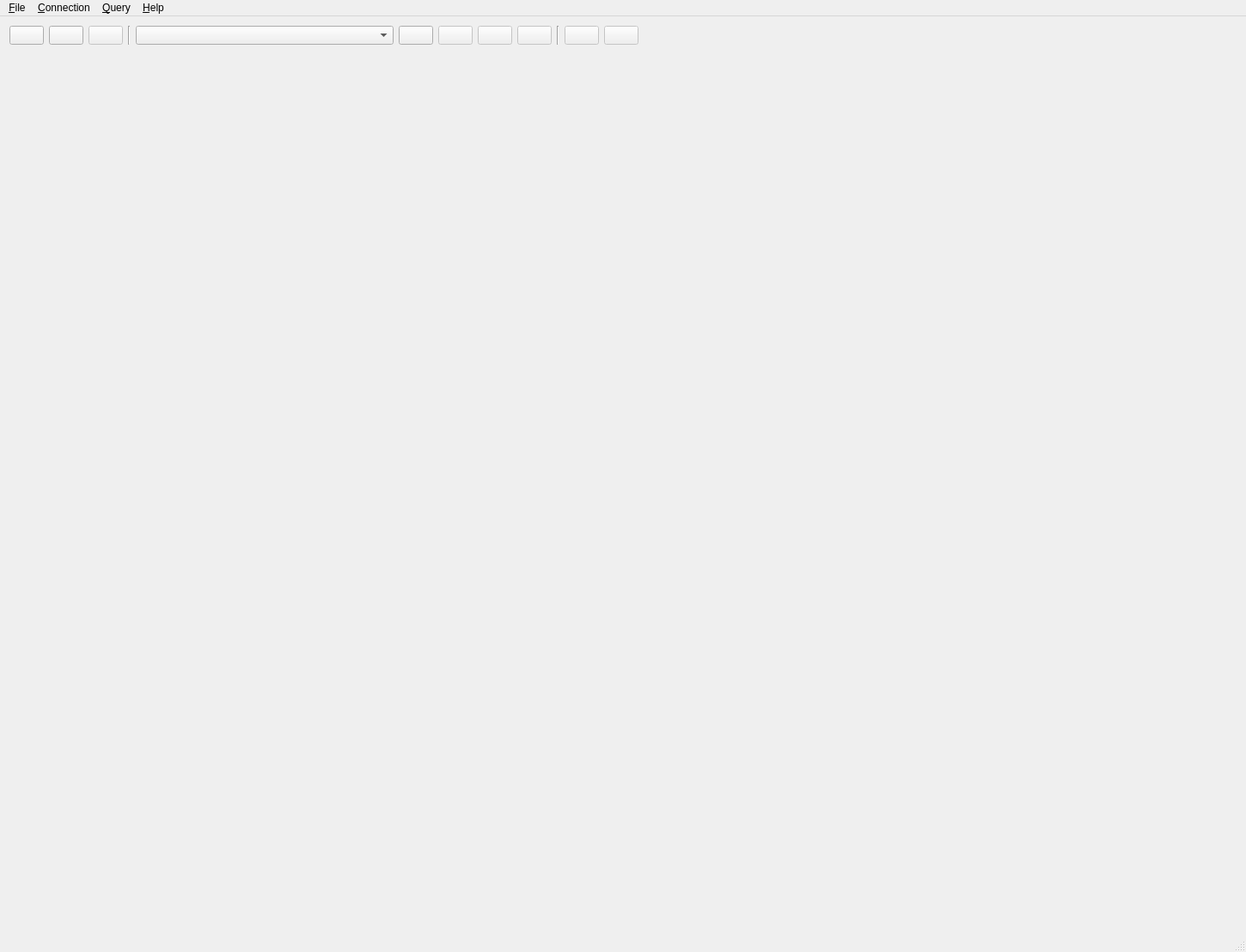
<?xml version="1.0" encoding="UTF-8"?>
<ui version="4.0">
 <class>MainWindow</class>
 <widget class="QMainWindow" name="MainWindow">
  <property name="geometry">
   <rect>
    <x>0</x>
    <y>0</y>
    <width>1450</width>
    <height>1108</height>
   </rect>
  </property>
  <property name="windowTitle">
   <string>Sqlgull</string>
  </property>
  <property name="windowIcon">
   <iconset resource="../resources/icons.qrc">
    <normaloff>:/icons/silk/icons/custom/seagull.png</normaloff>:/icons/silk/icons/custom/seagull.png</iconset>
  </property>
  <widget class="QWidget" name="centralWidget">
   <layout class="QVBoxLayout" name="verticalLayout_2">
    <item>
     <layout class="QVBoxLayout" name="verticalLayout">
      <item>
       <layout class="QHBoxLayout" name="horizontalLayout">
        <item>
         <widget class="QPushButton" name="newFileButton">
          <property name="toolTip">
           <string>New File</string>
          </property>
          <property name="text">
           <string/>
          </property>
          <property name="icon">
           <iconset resource="../resources/icons.qrc">
            <normaloff>:/icons/silk/icons/silk/page_white_add.png</normaloff>:/icons/silk/icons/silk/page_white_add.png</iconset>
          </property>
         </widget>
        </item>
        <item>
         <widget class="QPushButton" name="openFileButton">
          <property name="enabled">
           <bool>true</bool>
          </property>
          <property name="toolTip">
           <string>Open File</string>
          </property>
          <property name="text">
           <string/>
          </property>
          <property name="icon">
           <iconset resource="../resources/icons.qrc">
            <normaloff>:/icons/silk/icons/silk/folder.png</normaloff>:/icons/silk/icons/silk/folder.png</iconset>
          </property>
         </widget>
        </item>
        <item>
         <widget class="QPushButton" name="saveFileButton">
          <property name="enabled">
           <bool>false</bool>
          </property>
          <property name="toolTip">
           <string>Save File</string>
          </property>
          <property name="text">
           <string/>
          </property>
          <property name="icon">
           <iconset resource="../resources/icons.qrc">
            <normaloff>:/icons/silk/icons/silk/disk.png</normaloff>:/icons/silk/icons/silk/disk.png</iconset>
          </property>
         </widget>
        </item>
        <item>
         <widget class="Line" name="line">
          <property name="orientation">
           <enum>Qt::Vertical</enum>
          </property>
         </widget>
        </item>
        <item>
         <widget class="QComboBox" name="connectionComboBox">
          <property name="minimumSize">
           <size>
            <width>300</width>
            <height>0</height>
           </size>
          </property>
          <property name="toolTip">
           <string>Switch Connection</string>
          </property>
         </widget>
        </item>
        <item>
         <widget class="QPushButton" name="newConnectionButton">
          <property name="toolTip">
           <string>New Connection</string>
          </property>
          <property name="text">
           <string/>
          </property>
          <property name="icon">
           <iconset resource="../resources/icons.qrc">
            <normaloff>:/icons/silk/icons/silk/database_add.png</normaloff>:/icons/silk/icons/silk/database_add.png</iconset>
          </property>
         </widget>
        </item>
        <item>
         <widget class="QPushButton" name="editConnectionButton">
          <property name="enabled">
           <bool>false</bool>
          </property>
          <property name="toolTip">
           <string>Edit Connection</string>
          </property>
          <property name="text">
           <string/>
          </property>
          <property name="icon">
           <iconset resource="../resources/icons.qrc">
            <normaloff>:/icons/silk/icons/silk/database_edit.png</normaloff>:/icons/silk/icons/silk/database_edit.png</iconset>
          </property>
         </widget>
        </item>
        <item>
         <widget class="QPushButton" name="deleteConnectionButton">
          <property name="enabled">
           <bool>false</bool>
          </property>
          <property name="toolTip">
           <string>Delete Connection</string>
          </property>
          <property name="text">
           <string/>
          </property>
          <property name="icon">
           <iconset resource="../resources/icons.qrc">
            <normaloff>:/icons/silk/icons/silk/database_delete.png</normaloff>:/icons/silk/icons/silk/database_delete.png</iconset>
          </property>
         </widget>
        </item>
        <item>
         <widget class="QPushButton" name="clearCredentialsButton">
          <property name="enabled">
           <bool>false</bool>
          </property>
          <property name="toolTip">
           <string>Clear Credentials</string>
          </property>
          <property name="text">
           <string/>
          </property>
          <property name="icon">
           <iconset resource="../resources/icons.qrc">
            <normaloff>:/icons/silk/icons/silk/database_lightning.png</normaloff>:/icons/silk/icons/silk/database_lightning.png</iconset>
          </property>
         </widget>
        </item>
        <item>
         <widget class="Line" name="line_2">
          <property name="orientation">
           <enum>Qt::Vertical</enum>
          </property>
         </widget>
        </item>
        <item>
         <widget class="QPushButton" name="queryBlockButton">
          <property name="enabled">
           <bool>false</bool>
          </property>
          <property name="toolTip">
           <string>Query Block At Cursor</string>
          </property>
          <property name="text">
           <string/>
          </property>
          <property name="icon">
           <iconset resource="../resources/icons.qrc">
            <normaloff>:/icons/silk/icons/silk/resultset_next.png</normaloff>:/icons/silk/icons/silk/resultset_next.png</iconset>
          </property>
         </widget>
        </item>
        <item>
         <widget class="QPushButton" name="cancelQueryButton">
          <property name="enabled">
           <bool>false</bool>
          </property>
          <property name="toolTip">
           <string>Cancel Query</string>
          </property>
          <property name="text">
           <string/>
          </property>
          <property name="icon">
           <iconset resource="../resources/icons.qrc">
            <normaloff>:/icons/silk/icons/silk/stop.png</normaloff>:/icons/silk/icons/silk/stop.png</iconset>
          </property>
         </widget>
        </item>
        <item>
         <spacer name="horizontalSpacer_4">
          <property name="orientation">
           <enum>Qt::Horizontal</enum>
          </property>
          <property name="sizeHint" stdset="0">
           <size>
            <width>40</width>
            <height>20</height>
           </size>
          </property>
         </spacer>
        </item>
       </layout>
      </item>
      <item>
       <widget class="QTabWidget" name="tabBarConnections">
        <property name="focusPolicy">
         <enum>Qt::NoFocus</enum>
        </property>
        <property name="tabShape">
         <enum>QTabWidget::Rounded</enum>
        </property>
        <property name="currentIndex">
         <number>-1</number>
        </property>
        <property name="elideMode">
         <enum>Qt::ElideNone</enum>
        </property>
        <property name="documentMode">
         <bool>true</bool>
        </property>
        <property name="tabsClosable">
         <bool>true</bool>
        </property>
        <property name="tabBarAutoHide">
         <bool>false</bool>
        </property>
       </widget>
      </item>
     </layout>
    </item>
   </layout>
  </widget>
  <widget class="QMenuBar" name="menuBar">
   <property name="geometry">
    <rect>
     <x>0</x>
     <y>0</y>
     <width>1450</width>
     <height>30</height>
    </rect>
   </property>
   <widget class="QMenu" name="menuFile">
    <property name="title">
     <string>&amp;File</string>
    </property>
    <addaction name="actionNewFile"/>
    <addaction name="actionOpenFile"/>
    <addaction name="actionSaveFile"/>
    <addaction name="actionSaveFileAs"/>
    <addaction name="actionCloseFile"/>
    <addaction name="actionExit"/>
   </widget>
   <widget class="QMenu" name="menuHelp">
    <property name="title">
     <string>&amp;Help</string>
    </property>
    <addaction name="actionAbout"/>
   </widget>
   <widget class="QMenu" name="menuConnection">
    <property name="title">
     <string>&amp;Connection</string>
    </property>
    <addaction name="separator"/>
    <addaction name="actionNewConnection"/>
    <addaction name="actionEditConnection"/>
    <addaction name="actionDeleteConnection"/>
    <addaction name="actionClearCredentials"/>
   </widget>
   <widget class="QMenu" name="menuQuery">
    <property name="title">
     <string>&amp;Query</string>
    </property>
    <addaction name="actionQueryBlockAtCursor"/>
    <addaction name="actionCancelQuery"/>
    <addaction name="separator"/>
    <addaction name="actionExportResultsToFile"/>
    <addaction name="actionExportResultsToClipboard"/>
   </widget>
   <addaction name="menuFile"/>
   <addaction name="menuConnection"/>
   <addaction name="menuQuery"/>
   <addaction name="menuHelp"/>
  </widget>
  <widget class="QStatusBar" name="statusBar"/>
  <action name="actionExit">
   <property name="icon">
    <iconset resource="../resources/icons.qrc">
     <normaloff>:/icons/silk/icons/silk/cross.png</normaloff>:/icons/silk/icons/silk/cross.png</iconset>
   </property>
   <property name="text">
    <string>&amp;Exit</string>
   </property>
   <property name="shortcut">
    <string>Ctrl+Q</string>
   </property>
  </action>
  <action name="actionAbout">
   <property name="icon">
    <iconset resource="../resources/icons.qrc">
     <normaloff>:/icons/silk/icons/silk/information.png</normaloff>:/icons/silk/icons/silk/information.png</iconset>
   </property>
   <property name="text">
    <string>&amp;About</string>
   </property>
  </action>
  <action name="actionNewFile">
   <property name="icon">
    <iconset resource="../resources/icons.qrc">
     <normaloff>:/icons/silk/icons/silk/page_white_add.png</normaloff>:/icons/silk/icons/silk/page_white_add.png</iconset>
   </property>
   <property name="text">
    <string>&amp;New File</string>
   </property>
   <property name="shortcut">
    <string>Ctrl+N</string>
   </property>
  </action>
  <action name="actionOpenFile">
   <property name="enabled">
    <bool>true</bool>
   </property>
   <property name="icon">
    <iconset resource="../resources/icons.qrc">
     <normaloff>:/icons/silk/icons/silk/folder.png</normaloff>:/icons/silk/icons/silk/folder.png</iconset>
   </property>
   <property name="text">
    <string>&amp;Open File</string>
   </property>
   <property name="shortcut">
    <string>Ctrl+O</string>
   </property>
  </action>
  <action name="actionSaveFile">
   <property name="enabled">
    <bool>false</bool>
   </property>
   <property name="icon">
    <iconset resource="../resources/icons.qrc">
     <normaloff>:/icons/silk/icons/silk/disk.png</normaloff>:/icons/silk/icons/silk/disk.png</iconset>
   </property>
   <property name="text">
    <string>&amp;Save File</string>
   </property>
   <property name="shortcut">
    <string>Ctrl+S</string>
   </property>
  </action>
  <action name="actionNewConnection">
   <property name="icon">
    <iconset resource="../resources/icons.qrc">
     <normaloff>:/icons/silk/icons/silk/database_add.png</normaloff>:/icons/silk/icons/silk/database_add.png</iconset>
   </property>
   <property name="text">
    <string>&amp;New Connection</string>
   </property>
  </action>
  <action name="actionEditConnection">
   <property name="enabled">
    <bool>false</bool>
   </property>
   <property name="icon">
    <iconset resource="../resources/icons.qrc">
     <normaloff>:/icons/silk/icons/silk/database_edit.png</normaloff>:/icons/silk/icons/silk/database_edit.png</iconset>
   </property>
   <property name="text">
    <string>&amp;Edit Connection</string>
   </property>
  </action>
  <action name="actionDeleteConnection">
   <property name="enabled">
    <bool>false</bool>
   </property>
   <property name="icon">
    <iconset resource="../resources/icons.qrc">
     <normaloff>:/icons/silk/icons/silk/database_delete.png</normaloff>:/icons/silk/icons/silk/database_delete.png</iconset>
   </property>
   <property name="text">
    <string>&amp;Delete Connection</string>
   </property>
  </action>
  <action name="actionQueryBlockAtCursor">
   <property name="enabled">
    <bool>false</bool>
   </property>
   <property name="icon">
    <iconset resource="../resources/icons.qrc">
     <normaloff>:/icons/silk/icons/silk/resultset_next.png</normaloff>:/icons/silk/icons/silk/resultset_next.png</iconset>
   </property>
   <property name="text">
    <string>&amp;Query Block At Cursor</string>
   </property>
   <property name="shortcut">
    <string>Ctrl+Return</string>
   </property>
  </action>
  <action name="actionCloseFile">
   <property name="icon">
    <iconset resource="../resources/icons.qrc">
     <normaloff>:/icons/silk/icons/silk/page_white_delete.png</normaloff>:/icons/silk/icons/silk/page_white_delete.png</iconset>
   </property>
   <property name="text">
    <string>&amp;Close File</string>
   </property>
   <property name="shortcut">
    <string>Ctrl+W</string>
   </property>
  </action>
  <action name="actionSaveFileAs">
   <property name="enabled">
    <bool>false</bool>
   </property>
   <property name="icon">
    <iconset resource="../resources/icons.qrc">
     <normaloff>:/icons/silk/icons/silk/drive_disk.png</normaloff>:/icons/silk/icons/silk/drive_disk.png</iconset>
   </property>
   <property name="text">
    <string>Save &amp;File As...</string>
   </property>
   <property name="shortcut">
    <string>Ctrl+Shift+S</string>
   </property>
  </action>
  <action name="actionExportResultsToFile">
   <property name="enabled">
    <bool>false</bool>
   </property>
   <property name="icon">
    <iconset resource="../resources/icons.qrc">
     <normaloff>:/icons/silk/icons/silk/page_white_go.png</normaloff>:/icons/silk/icons/silk/page_white_go.png</iconset>
   </property>
   <property name="text">
    <string>&amp;Export Results to File</string>
   </property>
  </action>
  <action name="actionClearCredentials">
   <property name="enabled">
    <bool>false</bool>
   </property>
   <property name="icon">
    <iconset resource="../resources/icons.qrc">
     <normaloff>:/icons/silk/icons/silk/database_lightning.png</normaloff>:/icons/silk/icons/silk/database_lightning.png</iconset>
   </property>
   <property name="text">
    <string>&amp;Clear Credentials</string>
   </property>
  </action>
  <action name="actionCancelQuery">
   <property name="icon">
    <iconset resource="../resources/icons.qrc">
     <normaloff>:/icons/silk/icons/silk/stop.png</normaloff>:/icons/silk/icons/silk/stop.png</iconset>
   </property>
   <property name="text">
    <string>&amp;Cancel Query</string>
   </property>
  </action>
  <action name="actionExportResultsToClipboard">
   <property name="enabled">
    <bool>false</bool>
   </property>
   <property name="icon">
    <iconset resource="../resources/icons.qrc">
     <normaloff>:/icons/silk/icons/silk/page_white_copy.png</normaloff>:/icons/silk/icons/silk/page_white_copy.png</iconset>
   </property>
   <property name="text">
    <string>Export Results to Clipboard</string>
   </property>
  </action>
 </widget>
 <layoutdefault spacing="6" margin="11"/>
 <resources>
  <include location="../resources/icons.qrc"/>
 </resources>
 <connections>
  <connection>
   <sender>actionNewFile</sender>
   <signal>triggered()</signal>
   <receiver>newFileButton</receiver>
   <slot>click()</slot>
   <hints>
    <hint type="sourcelabel">
     <x>-1</x>
     <y>-1</y>
    </hint>
    <hint type="destinationlabel">
     <x>23</x>
     <y>53</y>
    </hint>
   </hints>
  </connection>
  <connection>
   <sender>actionNewConnection</sender>
   <signal>triggered()</signal>
   <receiver>newConnectionButton</receiver>
   <slot>click()</slot>
   <hints>
    <hint type="sourcelabel">
     <x>-1</x>
     <y>-1</y>
    </hint>
    <hint type="destinationlabel">
     <x>628</x>
     <y>53</y>
    </hint>
   </hints>
  </connection>
  <connection>
   <sender>actionEditConnection</sender>
   <signal>triggered()</signal>
   <receiver>editConnectionButton</receiver>
   <slot>click()</slot>
   <hints>
    <hint type="sourcelabel">
     <x>-1</x>
     <y>-1</y>
    </hint>
    <hint type="destinationlabel">
     <x>665</x>
     <y>53</y>
    </hint>
   </hints>
  </connection>
  <connection>
   <sender>actionDeleteConnection</sender>
   <signal>triggered()</signal>
   <receiver>deleteConnectionButton</receiver>
   <slot>click()</slot>
   <hints>
    <hint type="sourcelabel">
     <x>-1</x>
     <y>-1</y>
    </hint>
    <hint type="destinationlabel">
     <x>702</x>
     <y>53</y>
    </hint>
   </hints>
  </connection>
  <connection>
   <sender>actionQueryBlockAtCursor</sender>
   <signal>triggered()</signal>
   <receiver>queryBlockButton</receiver>
   <slot>click()</slot>
   <hints>
    <hint type="sourcelabel">
     <x>-1</x>
     <y>-1</y>
    </hint>
    <hint type="destinationlabel">
     <x>1101</x>
     <y>53</y>
    </hint>
   </hints>
  </connection>
  <connection>
   <sender>actionSaveFile</sender>
   <signal>triggered()</signal>
   <receiver>saveFileButton</receiver>
   <slot>click()</slot>
   <hints>
    <hint type="sourcelabel">
     <x>-1</x>
     <y>-1</y>
    </hint>
    <hint type="destinationlabel">
     <x>97</x>
     <y>53</y>
    </hint>
   </hints>
  </connection>
  <connection>
   <sender>actionOpenFile</sender>
   <signal>triggered()</signal>
   <receiver>openFileButton</receiver>
   <slot>click()</slot>
   <hints>
    <hint type="sourcelabel">
     <x>-1</x>
     <y>-1</y>
    </hint>
    <hint type="destinationlabel">
     <x>60</x>
     <y>53</y>
    </hint>
   </hints>
  </connection>
  <connection>
   <sender>actionClearCredentials</sender>
   <signal>triggered()</signal>
   <receiver>clearCredentialsButton</receiver>
   <slot>click()</slot>
   <hints>
    <hint type="sourcelabel">
     <x>-1</x>
     <y>-1</y>
    </hint>
    <hint type="destinationlabel">
     <x>560</x>
     <y>53</y>
    </hint>
   </hints>
  </connection>
  <connection>
   <sender>actionCancelQuery</sender>
   <signal>triggered()</signal>
   <receiver>cancelQueryButton</receiver>
   <slot>click()</slot>
   <hints>
    <hint type="sourcelabel">
     <x>-1</x>
     <y>-1</y>
    </hint>
    <hint type="destinationlabel">
     <x>643</x>
     <y>53</y>
    </hint>
   </hints>
  </connection>
 </connections>
</ui>
